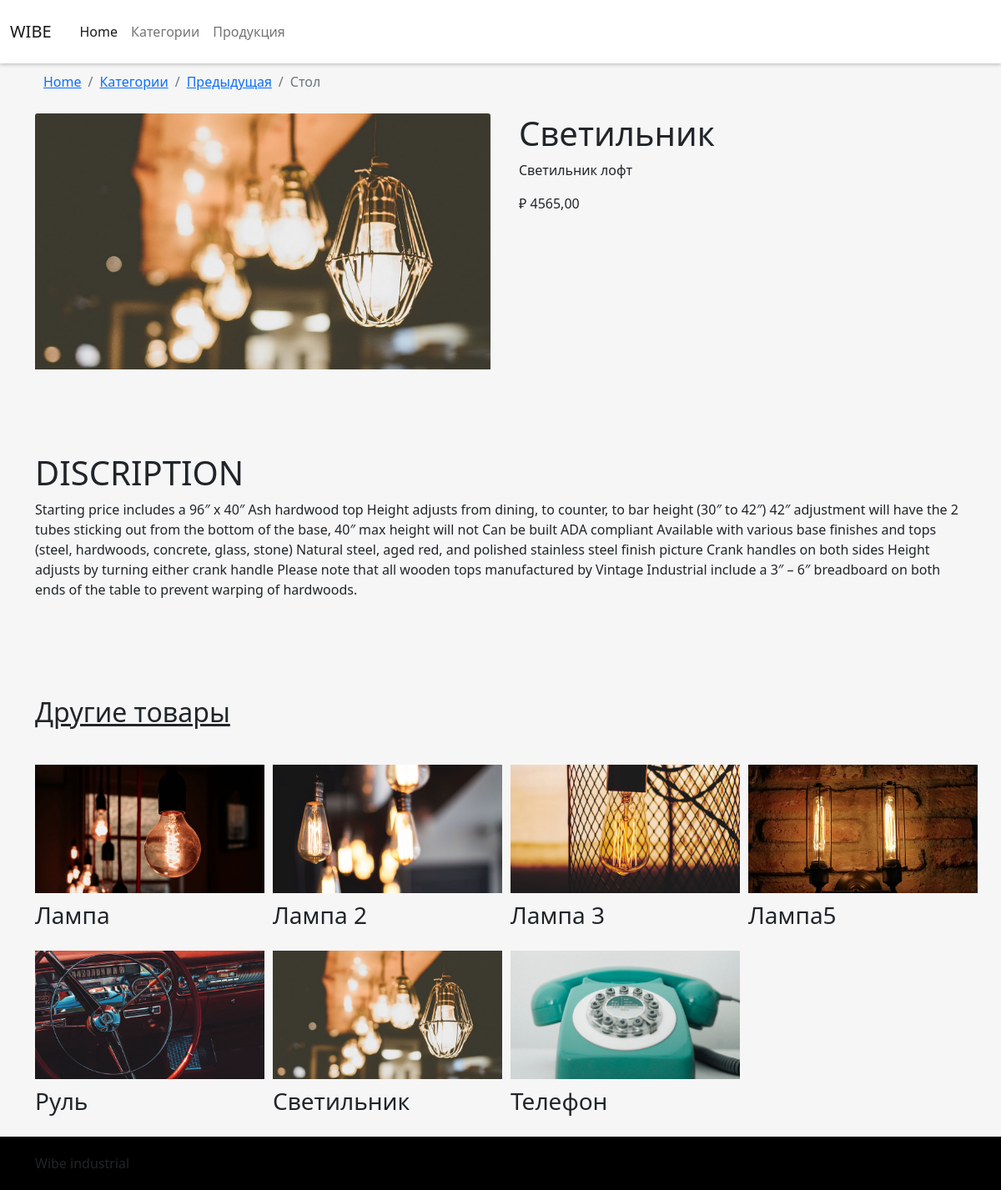
Page /2/svetilnik on the committed database.
### myshop/models.py (models this page shows, shortened)
class Product(models.Model):
    category = models.ForeignKey(Category,
                                 related_name='products',
                                 on_delete=models.CASCADE)
    name = models.CharField(max_length=150, db_index=True)
    slug = models.CharField(max_length=150, db_index=True, unique=True)
    image = models.ImageField(upload_to='var/www/wibe_temp/shop/product/%Y/%m/%d', blank=True)
    description = models.TextField(max_length=1000, blank=True)
    price = models.DecimalField(max_digits=10, decimal_places=2)
    available = models.BooleanField(default=True)
    created = models.DateTimeField(auto_now_add=True)
    uploaded = models.DateTimeField(auto_now=True)
    class Meta:
        ordering = ('name',)
        verbose_name = 'Товар'
        verbose_name_plural = 'Товары'
        index_together = (('id', 'slug'), )
    def get_absolute_url(self):
        return reverse('myshop:product_detail', args=[self.id, self.slug])

### myshop/views.py (the view)
# urls.py: path('<int:id>/<slug:slug>', views.product_detail,
def product_detail(request, id, slug):
    product = get_object_or_404(Product, id=id, slug=slug, available=True)
    products = Product.objects.all()
    return render(request, 'shop/product/my_detail.html',
                  {
                      'product': product,
                      'products': products
                  })

### myshop/templates/shop/product/my_detail.html (shortened to what this page needs)
{% load static %}
<!DOCTYPE html>
<html lang="en">
<head>
    <link href="{% static "css/bootstrap.min.css" %}" rel="stylesheet">
    <link href="{% static "css/style.css" %}" rel="stylesheet">
</head>
<body>
    <nav class="navbar sticky-top navbar-expand-lg navbar-light" style="background: white; box-shadow: 0 2px 4px rgba(0, 0, 0, .2);">
        <div class="container-fluid">
          <a class="navbar-brand" href="{% url 'myshop:home' %}">WIBE</a>
          <div class="collapse navbar-collapse" id="navbarNavAltMarkup" style="padding: 10px;">
            <div class="navbar-nav">
              <a class="nav-link active" aria-current="page" href="{% url 'myshop:home' %}">Home</a>
              <a class="nav-link" href="{% url 'myshop:category' %}">Категории</a>
              <a class="nav-link" href="{% url 'myshop:products' %}">Продукция</a>
              <a class="nav-link disabled" href="#" tabindex="-1" aria-disabled="true"></a>
            </div>
          </div>
        </div>
    </nav>
    <main role="main">
        <div class="container" style="background: rgb(246,246,246);">
            <div class="row">
                <div class="col-12" style="margin: 10px;">
                    <nav aria-label="breadcrumb">
                        <ol class="breadcrumb">
                          <li class="breadcrumb-item"><a href="{% url 'myshop:home' %}">Home</a></li>
                          <li class="breadcrumb-item"><a href="{% url 'myshop:category' %}">Категории</a></li>
                          <li class="breadcrumb-item"><a href="javascript:history.go(-1);">Предыдущая</a></li>
                          <li class="breadcrumb-item active" aria-current="page">Стол</li>
                        </ol>
                    </nav>
                </div>
            </div>
            <div class="row">
                <div class="col-xxl-5 col-xl-6 col-md-6 col-sm-12">
                    <img src="{{ product.image.url }}" class="card-img-top" alt="...">
                </div>
                <div class="col-xxl-7 col-xl-6 col-md-6 col-sm-12">
                    <div style="padding-left: 10px;">
                        <h1>{{ product.name }}</h1>
                        <p>
                            {{ product.description }}
                        </p>
                        <p class="price">₽ {{ product.price }}</p>
                    </div>
                </div>
            </div>
            <div class="row" style="padding-top: 100px;">
                <div class="col-12">
                    <h1>DISCRIPTION</h1>
                    <p>
                        Starting price includes a 96″ x 40″ Ash hardwood top
                        Height adjusts from dining, to counter, to bar height (30″ to 42″)
                        42″ adjustment will have the 2 tubes sticking out from the bottom of the base, 40″ max height will not
                        Can be built ADA compliant
                        Available with various base finishes and tops (steel, hardwoods, concrete, glass, stone)
                        Natural steel, aged red, and polished stainless steel finish picture
                        Crank handles on both sides
                        Height adjusts by turning either crank handle
                        Please note that all wooden tops manufactured by Vintage Industrial include a 3″ – 6″ breadboard on both ends of the table to prevent warping of hardwoods.
                    </p>
                </div>
            </div>
            <div class="row" style="padding-top: 100px;">
                <div class="row" style="padding-bottom: 35px;">
                    <div class="col-12">
                        <h2><u>Другие товары</u></h2>
                    </div>
                </div>
                {% for p in products %}
                <div class="col-xxl-3 col-xl-3 col-md-6 col-sm-12">
                    <a href="{{ p.get_absolute_url }}"><img src="{{ p.image.url }}" alt="..." style="width: 275px;"></a>
                    <h3 style="padding-top: 10px; margin-bottom: 25px;">{{ p.name }}</h3>
                </div>
                {% endfor %}
            </div>
        </div>
    </main>
    <footer role="contentinfo">
        <div class="container">
            Wibe industrial
        </div>
    </footer>
</body>
</html>

### myshop/static/css/style.css (style rules this page uses)
html { height: 100%; }
body { margin: 0; min-height: 100%; display: grid; grid-template-rows: auto 1fr auto; }
main { background: rgb(246,246,246); }
footer { background: black; padding: 20px; }

### rows in the picture
Product: image (picture), name "Светильник", description "Светильник лофт", price "4565,00"
Product: image (picture), name "Лампа"
Product: image (picture), name "Лампа 2"
Product: image (picture), name "Лампа 3"
Product: image (picture), name "Лампа5"
Product: image (picture), name "Руль"
Product: image (picture), name "Телефон"
